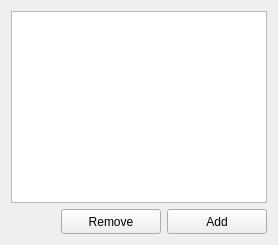
            <widget class="QWidget" name="tab_29">
             <attribute name="title">
              <string>Flat</string>
             </attribute>
             <layout class="QGridLayout" name="gridLayout_100">
              <item row="1" column="0">
               <widget class="QLabel" name="label_63">
                <property name="text">
                 <string/>
                </property>
               </widget>
              </item>
              <item row="1" column="1">
               <widget class="QPushButton" name="pushButton_42">
                <property name="minimumSize">
                 <size>
                  <width>100</width>
                  <height>25</height>
                 </size>
                </property>
                <property name="maximumSize">
                 <size>
                  <width>100</width>
                  <height>25</height>
                 </size>
                </property>
                <property name="text">
                 <string>Remove</string>
                </property>
                <property name="icon">
                 <iconset>
                  <normaloff>../.designer/.designer/backup/img/rem.png</normaloff>../.designer/.designer/backup/img/rem.png</iconset>
                </property>
               </widget>
              </item>
              <item row="0" column="0" colspan="3">
               <widget class="QListWidget" name="listWidget_16">
                <property name="selectionMode">
                 <enum>QAbstractItemView::ExtendedSelection</enum>
                </property>
               </widget>
              </item>
              <item row="1" column="2">
               <widget class="QPushButton" name="pushButton_43">
                <property name="minimumSize">
                 <size>
                  <width>100</width>
                  <height>25</height>
                 </size>
                </property>
                <property name="maximumSize">
                 <size>
                  <width>100</width>
                  <height>25</height>
                 </size>
                </property>
                <property name="text">
                 <string>Add</string>
                </property>
                <property name="icon">
                 <iconset>
                  <normaloff>../.designer/.designer/backup/img/add.png</normaloff>../.designer/.designer/backup/img/add.png</iconset>
                </property>
               </widget>
              </item>
             </layout>
            </widget>
